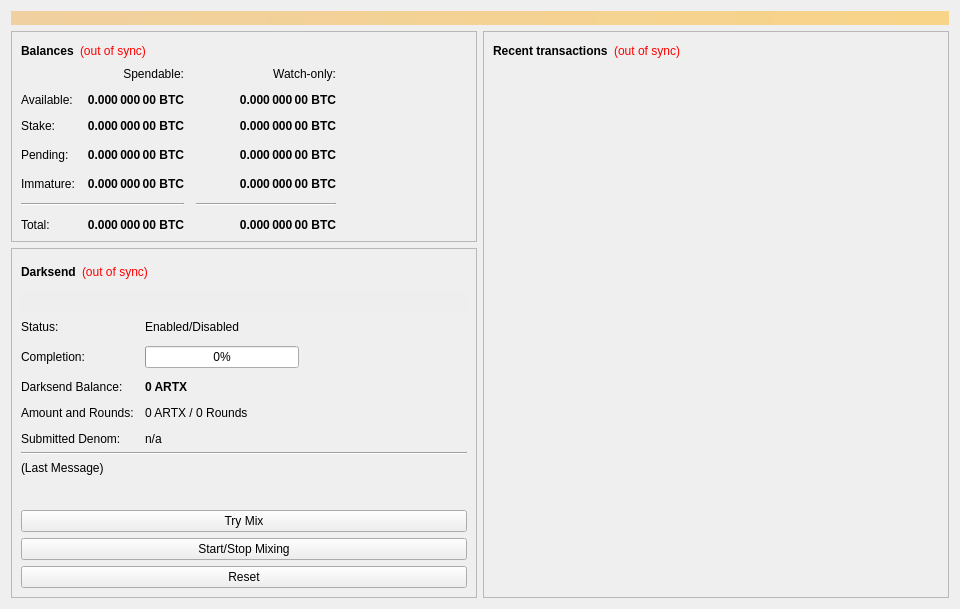
<?xml version="1.0" encoding="UTF-8"?>
<ui version="4.0">
 <class>OverviewPage</class>
 <widget class="QWidget" name="OverviewPage">
  <property name="geometry">
   <rect>
    <x>0</x>
    <y>0</y>
    <width>960</width>
    <height>594</height>
   </rect>
  </property>
  <property name="minimumSize">
   <size>
    <width>960</width>
    <height>0</height>
   </size>
  </property>
  <property name="windowTitle">
   <string>Form</string>
  </property>
  <layout class="QVBoxLayout" name="topLayout">
   <item>
    <widget class="QLabel" name="labelAlerts">
     <property name="visible">
      <bool>false</bool>
     </property>
     <property name="styleSheet">
      <string notr="true">background-color: qlineargradient(x1: 0, y1: 0, x2: 1, y2: 0, stop:0 #F0D0A0, stop:1 #F8D488); color:#000000;</string>
     </property>
     <property name="wordWrap">
      <bool>true</bool>
     </property>
     <property name="margin">
      <number>3</number>
     </property>
    </widget>
   </item>
   <item>
    <layout class="QHBoxLayout" name="horizontalLayout" stretch="1,1">
     <item>
      <layout class="QVBoxLayout" name="verticalLayout_2">
       <item>
        <widget class="QFrame" name="frame">
         <property name="frameShape">
          <enum>QFrame::StyledPanel</enum>
         </property>
         <property name="frameShadow">
          <enum>QFrame::Raised</enum>
         </property>
         <layout class="QVBoxLayout" name="verticalLayout_4">
          <item>
           <layout class="QHBoxLayout" name="horizontalLayout_4">
            <item>
             <widget class="QLabel" name="label_5">
              <property name="font">
               <font>
                <weight>75</weight>
                <bold>true</bold>
               </font>
              </property>
              <property name="text">
               <string>Balances</string>
              </property>
             </widget>
            </item>
            <item>
             <widget class="QLabel" name="labelWalletStatus">
              <property name="cursor">
               <cursorShape>WhatsThisCursor</cursorShape>
              </property>
              <property name="toolTip">
               <string>The displayed information may be out of date. Your wallet automatically synchronizes with the Artax network after a connection is established, but this process has not completed yet.</string>
              </property>
              <property name="styleSheet">
               <string notr="true">QLabel { color: red; }</string>
              </property>
              <property name="text">
               <string notr="true">(out of sync)</string>
              </property>
              <property name="alignment">
               <set>Qt::AlignLeading|Qt::AlignLeft|Qt::AlignVCenter</set>
              </property>
             </widget>
            </item>
            <item>
             <spacer name="horizontalSpacer_3">
              <property name="orientation">
               <enum>Qt::Horizontal</enum>
              </property>
              <property name="sizeHint" stdset="0">
               <size>
                <width>40</width>
                <height>20</height>
               </size>
              </property>
             </spacer>
            </item>
           </layout>
          </item>
          <item>
           <layout class="QGridLayout" name="gridLayout">
            <property name="spacing">
             <number>12</number>
            </property>
            <item row="3" column="2">
             <widget class="QLabel" name="labelWatchPending">
              <property name="font">
               <font>
                <weight>75</weight>
                <bold>true</bold>
               </font>
              </property>
              <property name="cursor">
               <cursorShape>IBeamCursor</cursorShape>
              </property>
              <property name="toolTip">
               <string>Unconfirmed transactions to watch-only addresses</string>
              </property>
              <property name="text">
               <string notr="true">0.000 000 00 BTC</string>
              </property>
              <property name="alignment">
               <set>Qt::AlignRight|Qt::AlignTrailing|Qt::AlignVCenter</set>
              </property>
              <property name="textInteractionFlags">
               <set>Qt::LinksAccessibleByMouse|Qt::TextSelectableByKeyboard|Qt::TextSelectableByMouse</set>
              </property>
             </widget>
            </item>
            <item row="3" column="1">
             <widget class="QLabel" name="labelUnconfirmed">
              <property name="font">
               <font>
                <weight>75</weight>
                <bold>true</bold>
               </font>
              </property>
              <property name="cursor">
               <cursorShape>IBeamCursor</cursorShape>
              </property>
              <property name="toolTip">
               <string>Total of transactions that have yet to be confirmed, and do not yet count toward the spendable balance</string>
              </property>
              <property name="text">
               <string notr="true">0.000 000 00 BTC</string>
              </property>
              <property name="alignment">
               <set>Qt::AlignRight|Qt::AlignTrailing|Qt::AlignVCenter</set>
              </property>
              <property name="textInteractionFlags">
               <set>Qt::LinksAccessibleByMouse|Qt::TextSelectableByKeyboard|Qt::TextSelectableByMouse</set>
              </property>
             </widget>
            </item>
            <item row="4" column="2">
             <widget class="QLabel" name="labelWatchImmature">
              <property name="font">
               <font>
                <weight>75</weight>
                <bold>true</bold>
               </font>
              </property>
              <property name="cursor">
               <cursorShape>IBeamCursor</cursorShape>
              </property>
              <property name="toolTip">
               <string>Mined balance in watch-only addresses that has not yet matured</string>
              </property>
              <property name="text">
               <string notr="true">0.000 000 00 BTC</string>
              </property>
              <property name="alignment">
               <set>Qt::AlignRight|Qt::AlignTrailing|Qt::AlignVCenter</set>
              </property>
              <property name="textInteractionFlags">
               <set>Qt::LinksAccessibleByMouse|Qt::TextSelectableByKeyboard|Qt::TextSelectableByMouse</set>
              </property>
             </widget>
            </item>
            <item row="5" column="0" colspan="2">
             <widget class="Line" name="lineSpendableBalance">
              <property name="orientation">
               <enum>Qt::Horizontal</enum>
              </property>
             </widget>
            </item>
            <item row="5" column="2">
             <widget class="Line" name="lineWatchBalance">
              <property name="sizePolicy">
               <sizepolicy hsizetype="Preferred" vsizetype="Fixed">
                <horstretch>0</horstretch>
                <verstretch>0</verstretch>
               </sizepolicy>
              </property>
              <property name="minimumSize">
               <size>
                <width>140</width>
                <height>0</height>
               </size>
              </property>
              <property name="orientation">
               <enum>Qt::Horizontal</enum>
              </property>
             </widget>
            </item>
            <item row="6" column="0">
             <widget class="QLabel" name="labelTotalText">
              <property name="text">
               <string>Total:</string>
              </property>
             </widget>
            </item>
            <item row="4" column="1">
             <widget class="QLabel" name="labelImmature">
              <property name="font">
               <font>
                <weight>75</weight>
                <bold>true</bold>
               </font>
              </property>
              <property name="cursor">
               <cursorShape>IBeamCursor</cursorShape>
              </property>
              <property name="toolTip">
               <string>Mined balance that has not yet matured</string>
              </property>
              <property name="text">
               <string notr="true">0.000 000 00 BTC</string>
              </property>
              <property name="alignment">
               <set>Qt::AlignRight|Qt::AlignTrailing|Qt::AlignVCenter</set>
              </property>
              <property name="textInteractionFlags">
               <set>Qt::LinksAccessibleByMouse|Qt::TextSelectableByKeyboard|Qt::TextSelectableByMouse</set>
              </property>
             </widget>
            </item>
            <item row="3" column="3">
             <spacer name="horizontalSpacer_2">
              <property name="orientation">
               <enum>Qt::Horizontal</enum>
              </property>
              <property name="sizeHint" stdset="0">
               <size>
                <width>40</width>
                <height>20</height>
               </size>
              </property>
             </spacer>
            </item>
            <item row="4" column="0">
             <widget class="QLabel" name="labelImmatureText">
              <property name="text">
               <string>Immature:</string>
              </property>
             </widget>
            </item>
            <item row="6" column="1">
             <widget class="QLabel" name="labelTotal">
              <property name="font">
               <font>
                <weight>75</weight>
                <bold>true</bold>
               </font>
              </property>
              <property name="cursor">
               <cursorShape>IBeamCursor</cursorShape>
              </property>
              <property name="toolTip">
               <string>Your current total balance</string>
              </property>
              <property name="text">
               <string notr="true">0.000 000 00 BTC</string>
              </property>
              <property name="alignment">
               <set>Qt::AlignRight|Qt::AlignTrailing|Qt::AlignVCenter</set>
              </property>
              <property name="textInteractionFlags">
               <set>Qt::LinksAccessibleByMouse|Qt::TextSelectableByKeyboard|Qt::TextSelectableByMouse</set>
              </property>
             </widget>
            </item>
            <item row="6" column="2">
             <widget class="QLabel" name="labelWatchTotal">
              <property name="font">
               <font>
                <weight>75</weight>
                <bold>true</bold>
               </font>
              </property>
              <property name="cursor">
               <cursorShape>IBeamCursor</cursorShape>
              </property>
              <property name="toolTip">
               <string>Current total balance in watch-only addresses</string>
              </property>
              <property name="text">
               <string notr="true">0.000 000 00 BTC</string>
              </property>
              <property name="alignment">
               <set>Qt::AlignRight|Qt::AlignTrailing|Qt::AlignVCenter</set>
              </property>
              <property name="textInteractionFlags">
               <set>Qt::LinksAccessibleByMouse|Qt::TextSelectableByKeyboard|Qt::TextSelectableByMouse</set>
              </property>
             </widget>
            </item>
            <item row="0" column="2">
             <widget class="QLabel" name="labelWatchonly">
              <property name="text">
               <string>Watch-only:</string>
              </property>
              <property name="alignment">
               <set>Qt::AlignRight|Qt::AlignTrailing|Qt::AlignVCenter</set>
              </property>
             </widget>
            </item>
            <item row="1" column="0">
             <widget class="QLabel" name="labelBalanceText">
              <property name="text">
               <string>Available:</string>
              </property>
             </widget>
            </item>
            <item row="1" column="1">
             <widget class="QLabel" name="labelBalance">
              <property name="font">
               <font>
                <weight>75</weight>
                <bold>true</bold>
               </font>
              </property>
              <property name="cursor">
               <cursorShape>IBeamCursor</cursorShape>
              </property>
              <property name="toolTip">
               <string>Your current spendable balance</string>
              </property>
              <property name="text">
               <string notr="true">0.000 000 00 BTC</string>
              </property>
              <property name="alignment">
               <set>Qt::AlignRight|Qt::AlignTrailing|Qt::AlignVCenter</set>
              </property>
              <property name="textInteractionFlags">
               <set>Qt::LinksAccessibleByMouse|Qt::TextSelectableByKeyboard|Qt::TextSelectableByMouse</set>
              </property>
             </widget>
            </item>
            <item row="2" column="0">
             <widget class="QLabel" name="label_10">
              <property name="text">
               <string>Stake:</string>
              </property>
             </widget>
            </item>
            <item row="2" column="1">
             <widget class="QLabel" name="labelStake">
              <property name="font">
               <font>
                <weight>75</weight>
                <bold>true</bold>
               </font>
              </property>
              <property name="cursor">
               <cursorShape>IBeamCursor</cursorShape>
              </property>
              <property name="toolTip">
               <string>Total of coins that was staked, and do not yet count toward the current balance</string>
              </property>
              <property name="text">
               <string notr="true">0.000 000 00 BTC</string>
              </property>
              <property name="alignment">
               <set>Qt::AlignRight|Qt::AlignTrailing|Qt::AlignVCenter</set>
              </property>
              <property name="textInteractionFlags">
               <set>Qt::LinksAccessibleByMouse|Qt::TextSelectableByKeyboard|Qt::TextSelectableByMouse</set>
              </property>
             </widget>
            </item>
            <item row="2" column="2">
             <widget class="QLabel" name="labelWatchStake">
              <property name="font">
               <font>
                <weight>75</weight>
                <bold>true</bold>
               </font>
              </property>
              <property name="cursor">
               <cursorShape>IBeamCursor</cursorShape>
              </property>
              <property name="toolTip">
               <string>Total of coins that was staked in watch-only addresses, and do not yet count toward the current watch-only balance</string>
              </property>
              <property name="text">
               <string notr="true">0.000 000 00 BTC</string>
              </property>
              <property name="alignment">
               <set>Qt::AlignRight|Qt::AlignTrailing|Qt::AlignVCenter</set>
              </property>
              <property name="textInteractionFlags">
               <set>Qt::LinksAccessibleByMouse|Qt::TextSelectableByKeyboard|Qt::TextSelectableByMouse</set>
              </property>
             </widget>
            </item>
            <item row="1" column="2">
             <widget class="QLabel" name="labelWatchAvailable">
              <property name="font">
               <font>
                <weight>75</weight>
                <bold>true</bold>
               </font>
              </property>
              <property name="cursor">
               <cursorShape>IBeamCursor</cursorShape>
              </property>
              <property name="toolTip">
               <string>Your current balance in watch-only addresses</string>
              </property>
              <property name="text">
               <string notr="true">0.000 000 00 BTC</string>
              </property>
              <property name="alignment">
               <set>Qt::AlignRight|Qt::AlignTrailing|Qt::AlignVCenter</set>
              </property>
              <property name="textInteractionFlags">
               <set>Qt::LinksAccessibleByMouse|Qt::TextSelectableByKeyboard|Qt::TextSelectableByMouse</set>
              </property>
             </widget>
            </item>
            <item row="3" column="0">
             <widget class="QLabel" name="labelPendingText">
              <property name="text">
               <string>Pending:</string>
              </property>
             </widget>
            </item>
            <item row="0" column="1">
             <widget class="QLabel" name="labelSpendable">
              <property name="text">
               <string>Spendable:</string>
              </property>
              <property name="alignment">
               <set>Qt::AlignRight|Qt::AlignTrailing|Qt::AlignVCenter</set>
              </property>
             </widget>
            </item>
           </layout>
          </item>
         </layout>
        </widget>
       </item>
       <item>
        <widget class="QFrame" name="frameDarksend">
         <property name="sizePolicy">
          <sizepolicy hsizetype="Expanding" vsizetype="Expanding">
           <horstretch>0</horstretch>
           <verstretch>0</verstretch>
          </sizepolicy>
         </property>
         <property name="minimumSize">
          <size>
           <width>0</width>
           <height>350</height>
          </size>
         </property>
         <property name="layoutDirection">
          <enum>Qt::LeftToRight</enum>
         </property>
         <property name="frameShape">
          <enum>QFrame::StyledPanel</enum>
         </property>
         <property name="frameShadow">
          <enum>QFrame::Raised</enum>
         </property>
         <layout class="QVBoxLayout" name="verticalLayout_5">
          <item>
           <layout class="QHBoxLayout" name="horizontalLayout_5">
            <item>
             <widget class="QLabel" name="label_2">
              <property name="font">
               <font>
                <weight>75</weight>
                <bold>true</bold>
               </font>
              </property>
              <property name="text">
               <string>Darksend</string>
              </property>
             </widget>
            </item>
            <item>
             <widget class="QLabel" name="labelDarksendSyncStatus">
              <property name="toolTip">
               <string>The displayed information may be out of date. Your wallet automatically synchronizes with the Artax network after a connection is established, but this process has not completed yet.</string>
              </property>
              <property name="styleSheet">
               <string notr="true">QLabel { color: red; }</string>
              </property>
              <property name="text">
               <string notr="true">(out of sync)</string>
              </property>
              <property name="alignment">
               <set>Qt::AlignLeading|Qt::AlignLeft|Qt::AlignVCenter</set>
              </property>
             </widget>
            </item>
            <item>
             <spacer name="horizontalSpacer_4">
              <property name="orientation">
               <enum>Qt::Horizontal</enum>
              </property>
              <property name="sizeHint" stdset="0">
               <size>
                <width>40</width>
                <height>20</height>
               </size>
              </property>
             </spacer>
            </item>
           </layout>
          </item>
          <item>
           <widget class="QPushButton" name="runAutoDenom">
            <property name="palette">
             <palette>
              <active>
               <colorrole role="WindowText">
                <brush brushstyle="SolidPattern">
                 <color alpha="255">
                  <red>0</red>
                  <green>0</green>
                  <blue>0</blue>
                 </color>
                </brush>
               </colorrole>
               <colorrole role="Button">
                <brush brushstyle="SolidPattern">
                 <color alpha="255">
                  <red>239</red>
                  <green>238</green>
                  <blue>238</blue>
                 </color>
                </brush>
               </colorrole>
               <colorrole role="Light">
                <brush brushstyle="SolidPattern">
                 <color alpha="255">
                  <red>255</red>
                  <green>255</green>
                  <blue>255</blue>
                 </color>
                </brush>
               </colorrole>
               <colorrole role="Midlight">
                <brush brushstyle="SolidPattern">
                 <color alpha="255">
                  <red>247</red>
                  <green>246</green>
                  <blue>246</blue>
                 </color>
                </brush>
               </colorrole>
               <colorrole role="Dark">
                <brush brushstyle="SolidPattern">
                 <color alpha="255">
                  <red>119</red>
                  <green>119</green>
                  <blue>119</blue>
                 </color>
                </brush>
               </colorrole>
               <colorrole role="Mid">
                <brush brushstyle="SolidPattern">
                 <color alpha="255">
                  <red>159</red>
                  <green>159</green>
                  <blue>159</blue>
                 </color>
                </brush>
               </colorrole>
               <colorrole role="Text">
                <brush brushstyle="SolidPattern">
                 <color alpha="255">
                  <red>0</red>
                  <green>0</green>
                  <blue>0</blue>
                 </color>
                </brush>
               </colorrole>
               <colorrole role="BrightText">
                <brush brushstyle="SolidPattern">
                 <color alpha="255">
                  <red>255</red>
                  <green>255</green>
                  <blue>255</blue>
                 </color>
                </brush>
               </colorrole>
               <colorrole role="ButtonText">
                <brush brushstyle="SolidPattern">
                 <color alpha="255">
                  <red>0</red>
                  <green>0</green>
                  <blue>0</blue>
                 </color>
                </brush>
               </colorrole>
               <colorrole role="Base">
                <brush brushstyle="SolidPattern">
                 <color alpha="255">
                  <red>255</red>
                  <green>255</green>
                  <blue>255</blue>
                 </color>
                </brush>
               </colorrole>
               <colorrole role="Window">
                <brush brushstyle="SolidPattern">
                 <color alpha="255">
                  <red>239</red>
                  <green>238</green>
                  <blue>238</blue>
                 </color>
                </brush>
               </colorrole>
               <colorrole role="Shadow">
                <brush brushstyle="SolidPattern">
                 <color alpha="255">
                  <red>0</red>
                  <green>0</green>
                  <blue>0</blue>
                 </color>
                </brush>
               </colorrole>
               <colorrole role="AlternateBase">
                <brush brushstyle="SolidPattern">
                 <color alpha="255">
                  <red>247</red>
                  <green>246</green>
                  <blue>246</blue>
                 </color>
                </brush>
               </colorrole>
               <colorrole role="ToolTipBase">
                <brush brushstyle="SolidPattern">
                 <color alpha="255">
                  <red>255</red>
                  <green>255</green>
                  <blue>220</blue>
                 </color>
                </brush>
               </colorrole>
               <colorrole role="ToolTipText">
                <brush brushstyle="SolidPattern">
                 <color alpha="255">
                  <red>0</red>
                  <green>0</green>
                  <blue>0</blue>
                 </color>
                </brush>
               </colorrole>
              </active>
              <inactive>
               <colorrole role="WindowText">
                <brush brushstyle="SolidPattern">
                 <color alpha="255">
                  <red>0</red>
                  <green>0</green>
                  <blue>0</blue>
                 </color>
                </brush>
               </colorrole>
               <colorrole role="Button">
                <brush brushstyle="SolidPattern">
                 <color alpha="255">
                  <red>239</red>
                  <green>238</green>
                  <blue>238</blue>
                 </color>
                </brush>
               </colorrole>
               <colorrole role="Light">
                <brush brushstyle="SolidPattern">
                 <color alpha="255">
                  <red>255</red>
                  <green>255</green>
                  <blue>255</blue>
                 </color>
                </brush>
               </colorrole>
               <colorrole role="Midlight">
                <brush brushstyle="SolidPattern">
                 <color alpha="255">
                  <red>247</red>
                  <green>246</green>
                  <blue>246</blue>
                 </color>
                </brush>
               </colorrole>
               <colorrole role="Dark">
                <brush brushstyle="SolidPattern">
                 <color alpha="255">
                  <red>119</red>
                  <green>119</green>
                  <blue>119</blue>
                 </color>
                </brush>
               </colorrole>
               <colorrole role="Mid">
                <brush brushstyle="SolidPattern">
                 <color alpha="255">
                  <red>159</red>
                  <green>159</green>
                  <blue>159</blue>
                 </color>
                </brush>
               </colorrole>
               <colorrole role="Text">
                <brush brushstyle="SolidPattern">
                 <color alpha="255">
                  <red>0</red>
                  <green>0</green>
                  <blue>0</blue>
                 </color>
                </brush>
               </colorrole>
               <colorrole role="BrightText">
                <brush brushstyle="SolidPattern">
                 <color alpha="255">
                  <red>255</red>
                  <green>255</green>
                  <blue>255</blue>
                 </color>
                </brush>
               </colorrole>
               <colorrole role="ButtonText">
                <brush brushstyle="SolidPattern">
                 <color alpha="255">
                  <red>0</red>
                  <green>0</green>
                  <blue>0</blue>
                 </color>
                </brush>
               </colorrole>
               <colorrole role="Base">
                <brush brushstyle="SolidPattern">
                 <color alpha="255">
                  <red>255</red>
                  <green>255</green>
                  <blue>255</blue>
                 </color>
                </brush>
               </colorrole>
               <colorrole role="Window">
                <brush brushstyle="SolidPattern">
                 <color alpha="255">
                  <red>239</red>
                  <green>238</green>
                  <blue>238</blue>
                 </color>
                </brush>
               </colorrole>
               <colorrole role="Shadow">
                <brush brushstyle="SolidPattern">
                 <color alpha="255">
                  <red>0</red>
                  <green>0</green>
                  <blue>0</blue>
                 </color>
                </brush>
               </colorrole>
               <colorrole role="AlternateBase">
                <brush brushstyle="SolidPattern">
                 <color alpha="255">
                  <red>247</red>
                  <green>246</green>
                  <blue>246</blue>
                 </color>
                </brush>
               </colorrole>
               <colorrole role="ToolTipBase">
                <brush brushstyle="SolidPattern">
                 <color alpha="255">
                  <red>255</red>
                  <green>255</green>
                  <blue>220</blue>
                 </color>
                </brush>
               </colorrole>
               <colorrole role="ToolTipText">
                <brush brushstyle="SolidPattern">
                 <color alpha="255">
                  <red>0</red>
                  <green>0</green>
                  <blue>0</blue>
                 </color>
                </brush>
               </colorrole>
              </inactive>
              <disabled>
               <colorrole role="WindowText">
                <brush brushstyle="SolidPattern">
                 <color alpha="255">
                  <red>119</red>
                  <green>119</green>
                  <blue>119</blue>
                 </color>
                </brush>
               </colorrole>
               <colorrole role="Button">
                <brush brushstyle="SolidPattern">
                 <color alpha="255">
                  <red>239</red>
                  <green>238</green>
                  <blue>238</blue>
                 </color>
                </brush>
               </colorrole>
               <colorrole role="Light">
                <brush brushstyle="SolidPattern">
                 <color alpha="255">
                  <red>255</red>
                  <green>255</green>
                  <blue>255</blue>
                 </color>
                </brush>
               </colorrole>
               <colorrole role="Midlight">
                <brush brushstyle="SolidPattern">
                 <color alpha="255">
                  <red>247</red>
                  <green>246</green>
                  <blue>246</blue>
                 </color>
                </brush>
               </colorrole>
               <colorrole role="Dark">
                <brush brushstyle="SolidPattern">
                 <color alpha="255">
                  <red>119</red>
                  <green>119</green>
                  <blue>119</blue>
                 </color>
                </brush>
               </colorrole>
               <colorrole role="Mid">
                <brush brushstyle="SolidPattern">
                 <color alpha="255">
                  <red>159</red>
                  <green>159</green>
                  <blue>159</blue>
                 </color>
                </brush>
               </colorrole>
               <colorrole role="Text">
                <brush brushstyle="SolidPattern">
                 <color alpha="255">
                  <red>119</red>
                  <green>119</green>
                  <blue>119</blue>
                 </color>
                </brush>
               </colorrole>
               <colorrole role="BrightText">
                <brush brushstyle="SolidPattern">
                 <color alpha="255">
                  <red>255</red>
                  <green>255</green>
                  <blue>255</blue>
                 </color>
                </brush>
               </colorrole>
               <colorrole role="ButtonText">
                <brush brushstyle="SolidPattern">
                 <color alpha="255">
                  <red>119</red>
                  <green>119</green>
                  <blue>119</blue>
                 </color>
                </brush>
               </colorrole>
               <colorrole role="Base">
                <brush brushstyle="SolidPattern">
                 <color alpha="255">
                  <red>239</red>
                  <green>238</green>
                  <blue>238</blue>
                 </color>
                </brush>
               </colorrole>
               <colorrole role="Window">
                <brush brushstyle="SolidPattern">
                 <color alpha="255">
                  <red>239</red>
                  <green>238</green>
                  <blue>238</blue>
                 </color>
                </brush>
               </colorrole>
               <colorrole role="Shadow">
                <brush brushstyle="SolidPattern">
                 <color alpha="255">
                  <red>0</red>
                  <green>0</green>
                  <blue>0</blue>
                 </color>
                </brush>
               </colorrole>
               <colorrole role="AlternateBase">
                <brush brushstyle="SolidPattern">
                 <color alpha="255">
                  <red>239</red>
                  <green>238</green>
                  <blue>238</blue>
                 </color>
                </brush>
               </colorrole>
               <colorrole role="ToolTipBase">
                <brush brushstyle="SolidPattern">
                 <color alpha="255">
                  <red>255</red>
                  <green>255</green>
                  <blue>220</blue>
                 </color>
                </brush>
               </colorrole>
               <colorrole role="ToolTipText">
                <brush brushstyle="SolidPattern">
                 <color alpha="255">
                  <red>0</red>
                  <green>0</green>
                  <blue>0</blue>
                 </color>
                </brush>
               </colorrole>
              </disabled>
             </palette>
            </property>
            <property name="focusPolicy">
             <enum>Qt::NoFocus</enum>
            </property>
            <property name="autoFillBackground">
             <bool>true</bool>
            </property>
            <property name="text">
             <string/>
            </property>
            <property name="flat">
             <bool>true</bool>
            </property>
           </widget>
          </item>
          <item>
           <layout class="QFormLayout" name="formLayout">
            <property name="fieldGrowthPolicy">
             <enum>QFormLayout::AllNonFixedFieldsGrow</enum>
            </property>
            <property name="horizontalSpacing">
             <number>11</number>
            </property>
            <property name="verticalSpacing">
             <number>12</number>
            </property>
            <item row="0" column="0">
             <widget class="QLabel" name="label_6">
              <property name="text">
               <string>Status:</string>
              </property>
             </widget>
            </item>
            <item row="1" column="0">
             <widget class="QLabel" name="label_7">
              <property name="text">
               <string>Completion:</string>
              </property>
             </widget>
            </item>
            <item row="1" column="1">
             <widget class="QProgressBar" name="darksendProgress">
              <property name="maximumSize">
               <size>
                <width>154</width>
                <height>16777215</height>
               </size>
              </property>
              <property name="value">
               <number>0</number>
              </property>
             </widget>
            </item>
            <item row="3" column="0">
             <widget class="QLabel" name="labelAnonymizedText">
              <property name="text">
               <string>Darksend Balance:</string>
              </property>
             </widget>
            </item>
            <item row="3" column="1">
             <widget class="QLabel" name="labelAnonymized">
              <property name="font">
               <font>
                <weight>75</weight>
                <bold>true</bold>
               </font>
              </property>
              <property name="text">
               <string notr="true">0 ARTX</string>
              </property>
             </widget>
            </item>
            <item row="4" column="0">
             <widget class="QLabel" name="label_8">
              <property name="text">
               <string>Amount and Rounds:</string>
              </property>
             </widget>
            </item>
            <item row="4" column="1">
             <widget class="QLabel" name="labelAmountRounds">
              <property name="text">
               <string>0 ARTX / 0 Rounds</string>
              </property>
             </widget>
            </item>
            <item row="5" column="0">
             <widget class="QLabel" name="label_9">
              <property name="text">
               <string>Submitted Denom:</string>
              </property>
             </widget>
            </item>
            <item row="5" column="1">
             <widget class="QLabel" name="labelSubmittedDenom">
              <property name="toolTip">
               <string>The denominations you submitted to the Masternode.&lt;br&gt;To mix, other users must submit the exact same denominations.</string>
              </property>
              <property name="text">
               <string>n/a</string>
              </property>
             </widget>
            </item>
            <item row="0" column="1">
             <widget class="QLabel" name="darksendEnabled">
              <property name="text">
               <string>Enabled/Disabled</string>
              </property>
             </widget>
            </item>
           </layout>
          </item>
          <item>
           <widget class="Line" name="lineLastMessage">
            <property name="orientation">
             <enum>Qt::Horizontal</enum>
            </property>
           </widget>
          </item>
          <item>
           <widget class="QLabel" name="darksendStatus">
            <property name="minimumSize">
             <size>
              <width>288</width>
              <height>43</height>
             </size>
            </property>
            <property name="text">
             <string>(Last Message)</string>
            </property>
            <property name="alignment">
             <set>Qt::AlignLeading|Qt::AlignLeft|Qt::AlignTop</set>
            </property>
            <property name="wordWrap">
             <bool>true</bool>
            </property>
           </widget>
          </item>
          <item>
           <widget class="QPushButton" name="darksendAuto">
            <property name="sizePolicy">
             <sizepolicy hsizetype="MinimumExpanding" vsizetype="Fixed">
              <horstretch>0</horstretch>
              <verstretch>0</verstretch>
             </sizepolicy>
            </property>
            <property name="toolTip">
             <string>Try to manually submit a Darksend request.</string>
            </property>
            <property name="text">
             <string>Try Mix</string>
            </property>
           </widget>
          </item>
          <item>
           <widget class="QPushButton" name="toggleDarksend">
            <property name="sizePolicy">
             <sizepolicy hsizetype="MinimumExpanding" vsizetype="Fixed">
              <horstretch>0</horstretch>
              <verstretch>0</verstretch>
             </sizepolicy>
            </property>
            <property name="text">
             <string>Start/Stop Mixing</string>
            </property>
           </widget>
          </item>
          <item>
           <widget class="QPushButton" name="darksendReset">
            <property name="sizePolicy">
             <sizepolicy hsizetype="MinimumExpanding" vsizetype="Fixed">
              <horstretch>0</horstretch>
              <verstretch>0</verstretch>
             </sizepolicy>
            </property>
            <property name="toolTip">
             <string>Reset the current status of Darksend (can interrupt Darksend if it's in the process of Mixing, which can cost you money!)</string>
            </property>
            <property name="autoFillBackground">
             <bool>false</bool>
            </property>
            <property name="text">
             <string>Reset</string>
            </property>
           </widget>
          </item>
         </layout>
        </widget>
       </item>
       <item>
        <spacer name="verticalSpacer">
         <property name="orientation">
          <enum>Qt::Vertical</enum>
         </property>
         <property name="sizeHint" stdset="0">
          <size>
           <width>20</width>
           <height>40</height>
          </size>
         </property>
        </spacer>
       </item>
      </layout>
     </item>
     <item>
      <layout class="QVBoxLayout" name="verticalLayout_3">
       <item>
        <widget class="QFrame" name="frame_2">
         <property name="frameShape">
          <enum>QFrame::StyledPanel</enum>
         </property>
         <property name="frameShadow">
          <enum>QFrame::Raised</enum>
         </property>
         <layout class="QVBoxLayout" name="verticalLayout">
          <item>
           <layout class="QHBoxLayout" name="horizontalLayout_2">
            <item>
             <widget class="QLabel" name="label_4">
              <property name="font">
               <font>
                <weight>75</weight>
                <bold>true</bold>
               </font>
              </property>
              <property name="text">
               <string>Recent transactions</string>
              </property>
             </widget>
            </item>
            <item>
             <widget class="QLabel" name="labelTransactionsStatus">
              <property name="cursor">
               <cursorShape>WhatsThisCursor</cursorShape>
              </property>
              <property name="toolTip">
               <string>The displayed information may be out of date. Your wallet automatically synchronizes with the Artax network after a connection is established, but this process has not completed yet.</string>
              </property>
              <property name="styleSheet">
               <string notr="true">QLabel { color: red; }</string>
              </property>
              <property name="text">
               <string notr="true">(out of sync)</string>
              </property>
              <property name="alignment">
               <set>Qt::AlignRight|Qt::AlignTrailing|Qt::AlignVCenter</set>
              </property>
             </widget>
            </item>
            <item>
             <spacer name="horizontalSpacer">
              <property name="orientation">
               <enum>Qt::Horizontal</enum>
              </property>
              <property name="sizeHint" stdset="0">
               <size>
                <width>40</width>
                <height>20</height>
               </size>
              </property>
             </spacer>
            </item>
           </layout>
          </item>
          <item>
           <widget class="QListView" name="listTransactions">
            <property name="styleSheet">
             <string notr="true">QListView { background: transparent; }</string>
            </property>
            <property name="frameShape">
             <enum>QFrame::NoFrame</enum>
            </property>
            <property name="verticalScrollBarPolicy">
             <enum>Qt::ScrollBarAlwaysOff</enum>
            </property>
            <property name="horizontalScrollBarPolicy">
             <enum>Qt::ScrollBarAlwaysOff</enum>
            </property>
            <property name="selectionMode">
             <enum>QAbstractItemView::NoSelection</enum>
            </property>
           </widget>
          </item>
         </layout>
        </widget>
       </item>
      </layout>
     </item>
    </layout>
   </item>
  </layout>
 </widget>
 <resources/>
 <connections/>
</ui>
